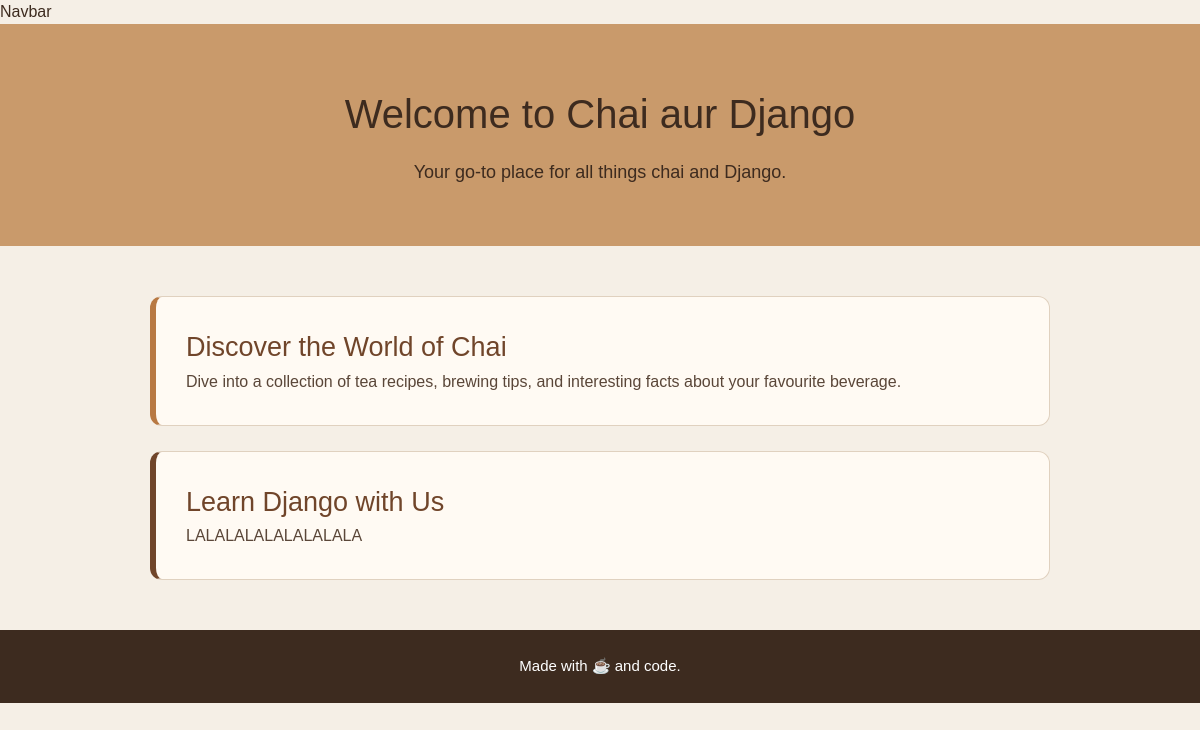
/chai/, run on an earlier commit of the app's database.
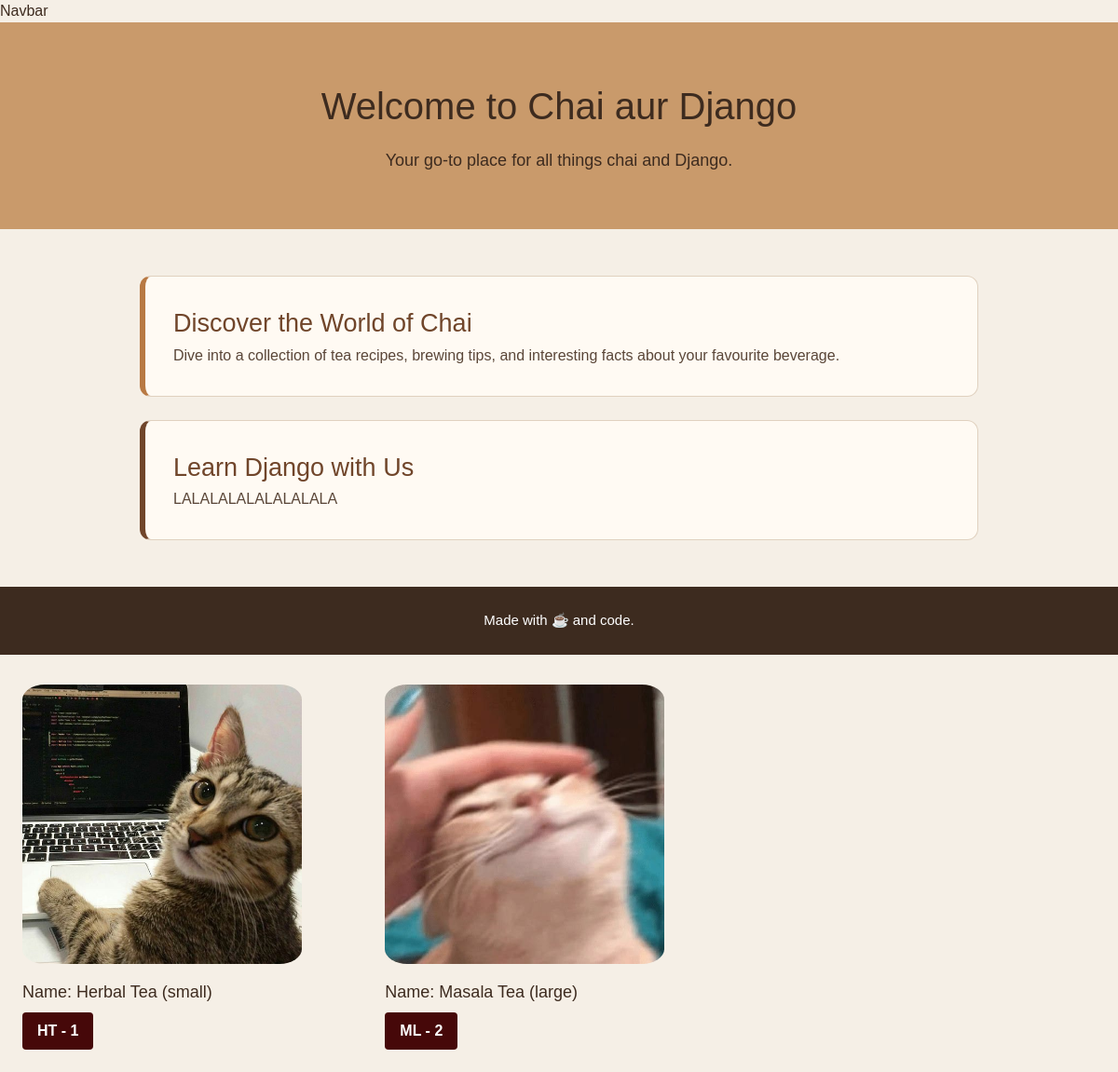
And on a later commit of the database.
### chai/models.py (models this page shows, shortened)
class ChaiVariety(models.Model):
    CHAI_TYPE_CHOICES = [
        ('ML', 'Masala Chai'),
        ('GT', 'Green Tea'),
        ('BT', 'Black Tea'),
        ('HT', 'Herbal Tea'),
        ('OT', 'Oolong Tea'),
    ]
    name = models.CharField(max_length=100)
    image = models.ImageField(upload_to='chais/')
    date_added = models.DateTimeField(default=timezone.now)
    type = models.CharField(max_length=2, choices=CHAI_TYPE_CHOICES, default='ML')
    description = models.TextField(default="No description available.")

### chai/views.py (the view)
# urls.py: path('', views.all_chai, name='all_home'),
def all_chai(request):
    chais = ChaiVariety.objects.all()
    return render(request, 'chai/all_chai.html', { 'chais': chais })

### chai/templates/chai/all_chai.html (shortened to what this page needs)
{% extends 'layout.html' %}
{% block content %}
    <header>
        <h1>Welcome to Chai aur Django</h1>
        <p>Your go-to place for all things chai and Django.</p>
    </header>
    <main>
        <section class="intro">
            <h2>Discover the World of Chai</h2>
            <p>
                Dive into a collection of tea recipes, brewing tips, and
                interesting facts about your favourite beverage.
            </p>
        </section>
        <section class="django">
            <h2>Learn Django with Us</h2>
            <p>
                LALALALALALALALALA
            </p>
        </section>
    </main>
    <footer>
        <p>Made with ☕ and code.</p>
    </footer>
    <div class="grid grid-cols-3 gap-4 m-6">
    {% for chai in chais %}
    <div class="chai-item">
        <img class = "rounded-3xl py-2"
        src="{{ chai.image.url }}"
        alt="{{ chai.name }}"
        width="300"
        height="200"
        >
        <p class= " text-lg py-2">Name: {{ chai.name }}</p>
        <a href="{% url 'chai_detail' chai.id %}">
            <button
            type="button" class= "bg-red-950 hover:bg-red-800 text-white font-bold py-2 px-4 rounded" >
                {{chai.type}} - {{ chai.id}}
            </button>
        </a>
    </div>
    {% endfor %}
    </div>
{% endblock %}

What changed in the data, as far as the page shows it:
added ChaiVariety: image (picture), name "Herbal Tea (small)", type "HT", id "1"
added ChaiVariety: image (picture), name "Masala Tea (large)", type "ML", id "2"
